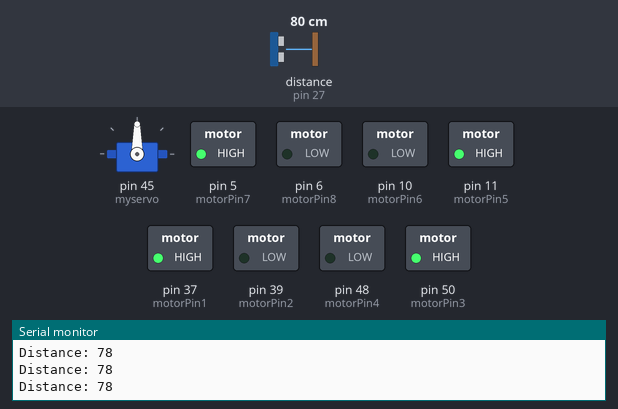
This sketch was run on a simulated Arduino Mega 2560, built with avr-gcc and run on an emulated ATmega2560. Shown: servo, switched loads named in the sketch (green lamp = pin HIGH), the last lines printed to the serial monitor. Wiring (inferred from the names in the program): ultrasonic range finder: trigger pin 25; echo pin 27. The test bench sets the inputs (shaded band); at power-on: distance to the obstacle (sensor on pin 27) 80 cm. The echo pulse lasts 58.3 µs per cm; pins used as bus, display or sensor lines are not drawn.

Above: at 1.2 s.
1.3 s: distance to the obstacle (sensor on pin 27) set to 67 cm
2.8 s: distance to the obstacle (sensor on pin 27) set to 58 cm
At 4.2 s:
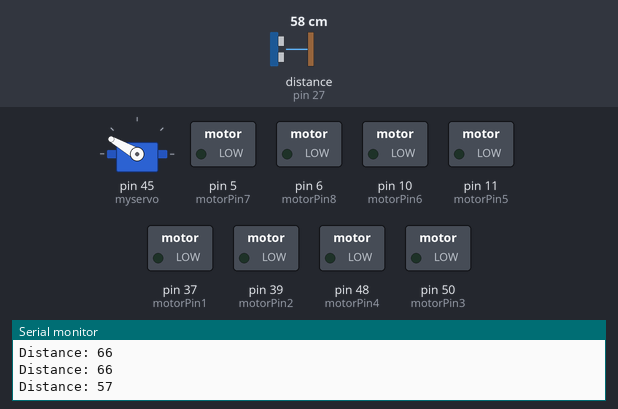
5.8 s: distance to the obstacle (sensor on pin 27) set to 120 cm
At 7.7 s:
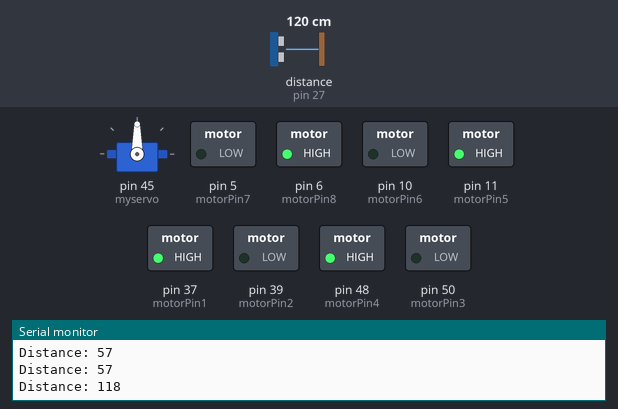
8.8 s: distance to the obstacle (sensor on pin 27) set to 2 cm
At 11.7 s:
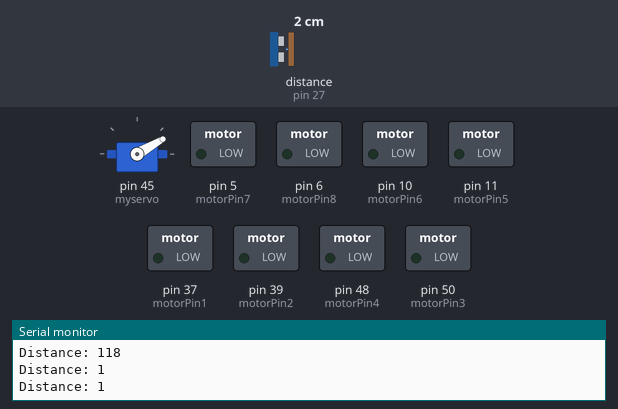
11.8 s: distance to the obstacle (sensor on pin 27) set to 250 cm
At 15.5 s:
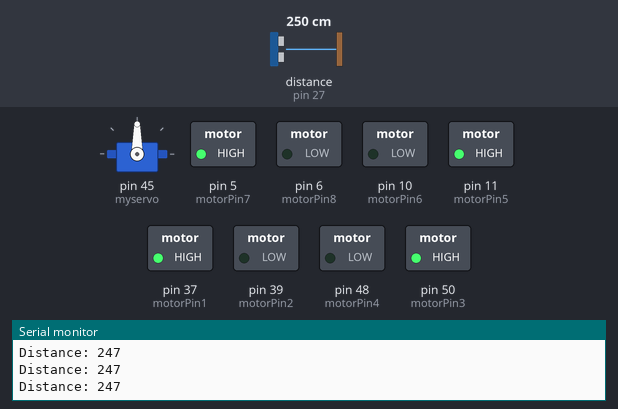
Timing chart, 0 to 15.8 s (numbered marks = the images above; inputs shaded):
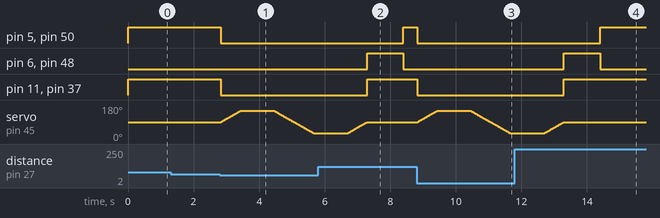

Measured:
- the behaviour switches between 62 and 61 cm on distance to the obstacle (sensor on pin 27) (found by bisection; images 0 and 1)
- after the input at 2.8 s, pin 5 (motorPin7), pin 11 (motorPin5), pin 37 (motorPin1), pin 50 (motorPin3): HIGH → LOW at once; servo on pin 45 (myservo): rises from 90° to 150° in 0.58 s, then falls to 30° in 2.2 s
- after the input at 5.8 s, pin 5 (motorPin7), pin 50 (motorPin3): LOW → HIGH after 2.6 s; pin 10 (motorPin6), pin 39 (motorPin2): stays LOW (without the input it goes to HIGH after 1.5 s); pin 11 (motorPin5), pin 37 (motorPin1): LOW → HIGH after 1.5 s
- after the input at 8.8 s, pin 5 (motorPin7), pin 11 (motorPin5), pin 37 (motorPin1), pin 50 (motorPin3): HIGH → LOW at once; servo on pin 45 (myservo): rises from 90° to 150° in 0.58 s, then falls to 30° in 2.2 s
- after the input at 11.8 s, pin 5 (motorPin7), pin 50 (motorPin3): LOW → HIGH after 2.6 s; pin 10 (motorPin6), pin 39 (motorPin2): stays LOW (without the input it goes to HIGH after 1.5 s); pin 11 (motorPin5), pin 37 (motorPin1): LOW → HIGH after 1.5 s instead of 3.5 s

The sketch:

ObstanceAvoidingCar.ino
```cpp
#include <Servo.h>
Servo myservo;
//Motor A(Front Left)
const int motorPin1  = 37;
const int motorPin2  = 39;
//Motor B(Front Right)
const int motorPin3  = 50;
const int motorPin4  = 48;
//Motor C(Back Left)
const int motorPin5  = 11;
const int motorPin6  =10;
//Motor D(Back Right)
const int motorPin7  = 5;
const int motorPin8  = 6;
//Constants for Servo and Ultrasonic
int pos = 0;
const int trigPin = 25;
const int echoPin = 27;
const int min = 1; //Sets minimum range as 1cm
const int max = 60; //Sets maximum range as 60cm
long duration;
int distance;
int distance1;
int distance2;
void setup() {
  //Sets motor pins as Output
  pinMode(motorPin1, OUTPUT);
  pinMode(motorPin2, OUTPUT);
  pinMode(motorPin3, OUTPUT);
  pinMode(motorPin4, OUTPUT);
  pinMode(motorPin5, OUTPUT);
  pinMode(motorPin6, OUTPUT);
  pinMode(motorPin7, OUTPUT);
  pinMode(motorPin8, OUTPUT);
  //Setup for Servo and Ultrasonic
  myservo.attach(45); //Sets Initial Position of Servo at 45 degrees
  pinMode(trigPin, OUTPUT); //Sets trigPin as output
  pinMode(echoPin, INPUT); //Sets echoPin as input
  Serial.begin(9600); //Begins serial transmission at 9600 bits/seconds
}
void loop() {
  digitalWrite(trigPin, LOW);
  delayMicroseconds(10);
  moveForward();
  distance = calculateDistance(); //Calcutes the distance of the nearest obstacle using Ultrasonic sensor
  Serial.print("Distance: ");
  Serial.println(distance);
  delay(5);
  if(distance>=min && distance<=max){ //Checks if distance is in the range
       Stop();
       //delay(5000);
       for (pos = 90; pos <= 150; pos += 1) { //If yes, Servo turns left
        myservo.write(pos);
        delay(10);
        }
      delay(1000);
      distance1 = calculateDistance(); //Caculates the distance on the left side
      Serial.print("Distance: ");
      Serial.println(distance1);
      for (pos = 150; pos >= 90; pos -= 1) {  //Servo returns to its original position
        myservo.write(pos);
        delay(10);
      }
      if(distance1>max && distance1!=0){ //If the distance on left is not in range, moves left.
          moveLeft();
          delay(1100);
        }
       if(distance1>=min && distance1<=max){ //Else Servo turns right
          for(pos = 90; pos >= 30; pos -=1){
          myservo.write(pos);
          delay(10);
        }
      delay(1000);
      distance2 = calculateDistance(); //Calculates the distance on the right side
      Serial.print("Distance: ");
      Serial.println(distance2);
        for (pos = 30; pos <= 90; pos += 1) { //Servo returns to its original position
          myservo.write(pos);
          delay(10);
        }
        if(distance2>=min && distance2<=max){ //If distance on the right is also in the range, moves back and then right.
            moveBackward();
            delay(2000);
            moveRight();
            delay(2200);
          }
        if(distance2!= 0 && distance2>max){ //If the distance on the right is not in range, moves right.
            moveRight();
            delay(1100);
          }
      }
   }
}
void moveForward(){ //Function for moving forward
    digitalWrite(motorPin1, HIGH);
    digitalWrite(motorPin2, LOW);
    digitalWrite(motorPin3, HIGH);
    digitalWrite(motorPin4, LOW);
    digitalWrite(motorPin5, HIGH);
    digitalWrite(motorPin6, LOW);
    digitalWrite(motorPin7, HIGH);
    digitalWrite(motorPin8, LOW);
  }
void moveBackward(){ //Function for moving backward
    digitalWrite(motorPin1, LOW);
    digitalWrite(motorPin2, HIGH);
    digitalWrite(motorPin3, LOW);
    digitalWrite(motorPin4, HIGH);
    digitalWrite(motorPin5, LOW);
    digitalWrite(motorPin6, HIGH);
    digitalWrite(motorPin7, LOW);
    digitalWrite(motorPin8, HIGH);
  }
void moveLeft(){ //Function for moving left
    digitalWrite(motorPin1, LOW);
    digitalWrite(motorPin2, HIGH);
    digitalWrite(motorPin3, HIGH);
    digitalWrite(motorPin4, LOW);
    digitalWrite(motorPin5, LOW);
    digitalWrite(motorPin6, HIGH);
    digitalWrite(motorPin7, HIGH);
    digitalWrite(motorPin8, LOW);
  }
void moveRight(){ //Function for moving right
    digitalWrite(motorPin1, HIGH);
    digitalWrite(motorPin2, LOW);
    digitalWrite(motorPin3, LOW);
    digitalWrite(motorPin4, HIGH);
    digitalWrite(motorPin5, HIGH);
    digitalWrite(motorPin6, LOW);
    digitalWrite(motorPin7, LOW);
    digitalWrite(motorPin8, HIGH);
  }
void Stop(){ //Function for stopping the car to wait for scan
    digitalWrite(motorPin1, LOW);
    digitalWrite(motorPin2, LOW);
    digitalWrite(motorPin3, LOW);
    digitalWrite(motorPin4, LOW);
    digitalWrite(motorPin5, LOW);
    digitalWrite(motorPin6, LOW);
    digitalWrite(motorPin7, LOW);
    digitalWrite(motorPin8, LOW);
  }
int calculateDistance(){ //Function to calculate the distance of the nearest object
  digitalWrite(trigPin, HIGH);
  delayMicroseconds(10);
  digitalWrite(trigPin, LOW);
  duration = pulseIn(echoPin, HIGH);
  distance= duration*0.034/2; //Formula to calculate the distance based on the time duration of the ultrasonic sensor signal.
  return distance;
  }
```
